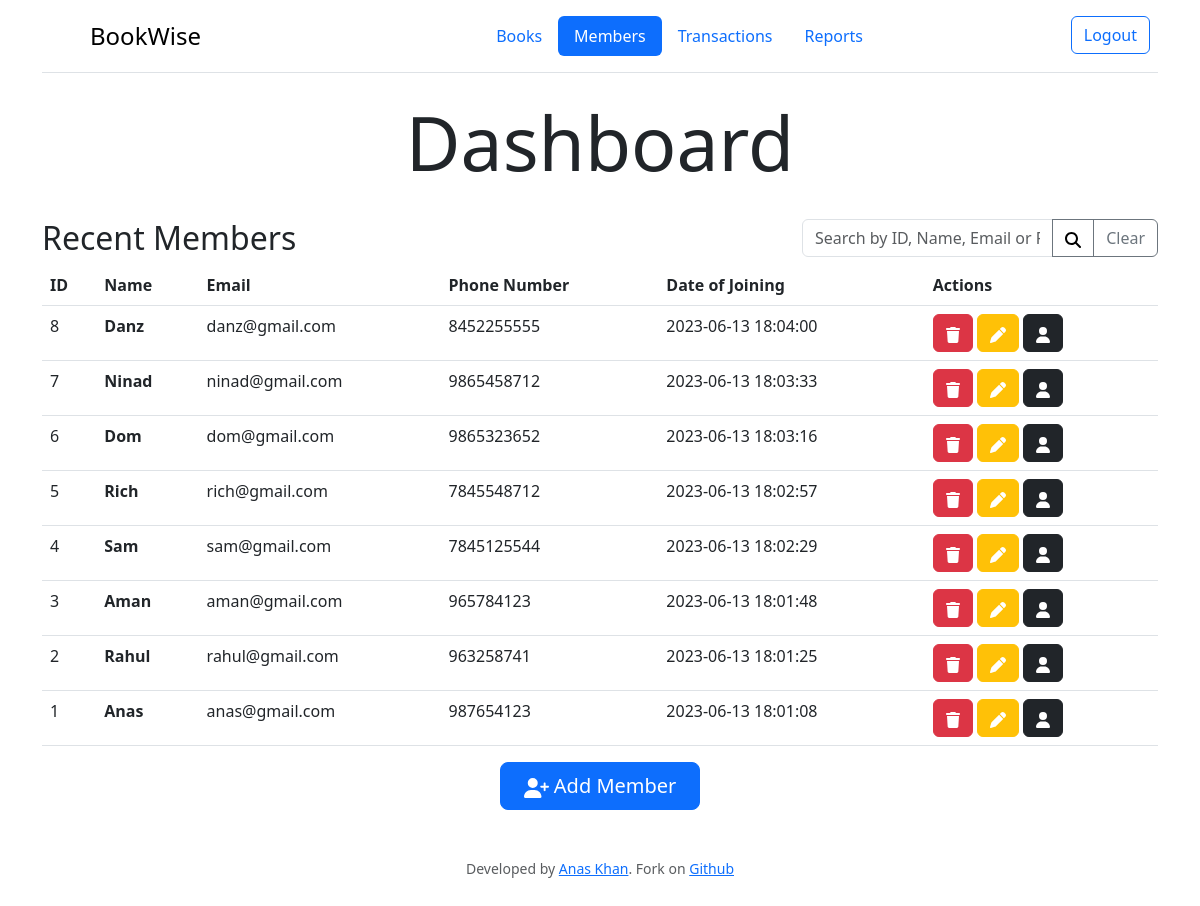
/members (signed in), run on the app's committed database.
### tables this page shows
CREATE TABLE members (id INTEGER PRIMARY KEY, name TEXT NOT NULL, email TEXT NOT NULL, phone TEXT NOT NULL, doj DATETIME NOT NULL);

### app.py (the view)
@app.route("/members", methods=["GET", "POST"])
@login_required
def members():
    if request.method == "POST":
        search_term = request.form.get("query")
        query = f"""
            SELECT *
            FROM members
            WHERE id LIKE '%{search_term}%'
                OR name LIKE '%{search_term}%'
                OR phone LIKE '%{search_term}%'
                OR email LIKE '%{search_term}%'

        """
        members = db.execute(query)
        title = "Search Results"
    else:
        members = db.execute(
            "SELECT * FROM members ORDER BY doj DESC LIMIT 10")
        search_term = ""
        title = "Recent Members"
    try:
        mem_num = db.execute(
            "SELECT * FROM members ORDER BY id DESC LIMIT 1")[0]["id"]
        mem_num = int(mem_num) + 1
    except:
        mem_num = 1
    return render_template(
        "members.html",
        search_term=search_term,
        mem_num=mem_num,
        members=members,
        title=title,
    )

### app.py (called while the page is built)
@app.after_request
def after_request(response):
    response.headers["Cache-Control"] = "no-cache, no-store, must-revalidate"
    response.headers["Expires"] = 0
    response.headers["Pragma"] = "no-cache"
    return response

def login_required(f):
    @wraps(f)
    def decorated_function(*args, **kwargs):
        if session.get("user_id") is None:
            return redirect("/login")
        return f(*args, **kwargs)
    return decorated_function

### templates/members.html (shortened to what this page needs)
{% extends "layout.html" %} {% block title %} Members {% endblock %} {% block navbar %} <ul class="nav nav-pills">
    <li class="nav-item">
        <a href="/" class="nav-link">Books</a>
    </li>
    <li class="nav-item">
        <a href="/members" class="nav-link active" aria-current="page">Members</a>
    </li>
    <li class="nav-item">
        <a href="/transactions" class="nav-link">Transactions</a>
    </li>
    <li class="nav-item">
        <a href="/reports" class="nav-link">Reports</a>
    </li>
</ul> {% endblock %} {% block main %}
<div class="text-center">
    <h1>Dashboard</h1>
    <br>
</div>
<div class="container">
    <div class="row">
        <div class="col-8">
            <h2>{{title}}</h2>
        </div>
        <div class="col-4 text-end">
            <form action="/members" method="POST">
                <div class="input-group">
                    <input type="text" class="form-control" placeholder="Search by ID, Name, Email or Phone" name="query" value="{{search_term}}">
                    <button class="btn btn-outline-secondary" type="submit">
                        <i>
                        </i>
                    </button>
                    <button class="btn btn-outline-secondary" type="button" onclick="window.location.href='/members'">Clear</button>
                </div>
            </form>
        </div>
    </div>
    <table class="table table-hover">
        <thead>
            <tr>
                <th>ID</th>
                <th>Name</th>
                <th>Email</th>
                <th>Phone Number</th>
                <th>Date of Joining</th>
                <th>Actions</th>
            </tr>
        </thead>
        <tbody> {% for member in members %} <tr>
                <td>{{ member.id }}</td>
                <th>{{ member.name }}</th>
                <td>{{ member.email }}</td>
                <td>{{ member.phone }}</td>
                <td>{{ member.doj }}</td>
                <td>
                    <button type="button" class="btn btn-danger" data-bs-toggle="modal" data-bs-target="#deleteMemberModal{{ member.id }}">
                        <i>
                        </i>
                    </button>
                    <button type="button" class="btn btn-warning" data-bs-toggle="modal" data-bs-target="#editMemberModal{{ member.id }}">
                        <i>
                        </i>
                    </button>
                    <a href="/member_info/{{ member.id }}" class="btn btn-dark">
                        <i>
                            <svg xmlns="http://www.w3.org/2000/svg" height="1em" viewBox="0 0 448 512">
                                <path fill="#ffffff" d="M224 256A128 128 0 1 0 224 0a128 128 0 1 0 0 256zm-45.7 48C79.8 304 0 383.8 0 482.3C0 498.7 13.3 512 29.7 512H418.3c16.4 0 29.7-13.3 29.7-29.7C448 383.8 368.2 304 269.7 304H178.3z" />
                            </svg>
                        </i>
                    </a>
                </td>
            </tr>
             {% endfor %}
        </tbody>
    </table>
    <div class="text-center">
        <button type="button" class="btn btn-primary btn-lg" style="width: 200px;" data-bs-toggle="modal" data-bs-target="#addMemberModal">
            <i>
            </i> Add Member </button>
    </div>
</div>
 {% endblock %}

### templates/members.html (style rules this page uses)
h1 { font-size: 75px; }

### data on the page
members: id "8", name "Danz", email "danz@gmail.com", phone "8452255555", doj "2023-06-13 18:04:00"
members: id "7", name "Ninad", email "ninad@gmail.com", phone "9865458712", doj "2023-06-13 18:03:33"
members: id "6", name "Dom", email "dom@gmail.com", phone "9865323652", doj "2023-06-13 18:03:16"
members: id "5", name "Rich", email "rich@gmail.com", phone "7845548712", doj "2023-06-13 18:02:57"
members: id "4", name "Sam", email "sam@gmail.com", phone "7845125544", doj "2023-06-13 18:02:29"
members: id "3", name "Aman", email "aman@gmail.com", phone "965784123", doj "2023-06-13 18:01:48"
members: id "2", name "Rahul", email "rahul@gmail.com", phone "963258741", doj "2023-06-13 18:01:25"
members: id "1", name "Anas", email "anas@gmail.com", phone "987654123", doj "2023-06-13 18:01:08"

### other printed values
{{ title }} "Recent Members"
